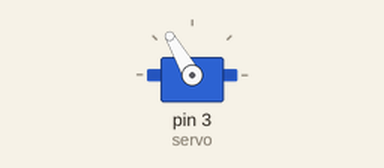
Simulated run of this sketch. Board: Arduino Uno, built with avr-gcc and run on an emulated ATmega328P. On the bench: servo.

Above: at 0.05 s.
Timing chart, 0 to 4.6 s (numbered marks = the images above):
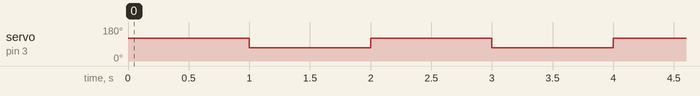

Measured:
- by itself, servo on pin 3 (servo): alternates 120° for 1.0 s and 70° for 1.0 s

The sketch:

servo.ino
```cpp
#include <Servo.h>
Servo servo;

void setup() {
  servo.attach(3);
  //pinMode(5, OUTPUT);
  // put your setup code here, to run once:

}

void loop() {
//  digitalWrite(2, HIGH);
  servo.write(120);
  delay(1000);
  servo.write(70);
  delay(1000);
  //50
  //30
  //0
  // put your main code here, to run repeatedly:

}
```
